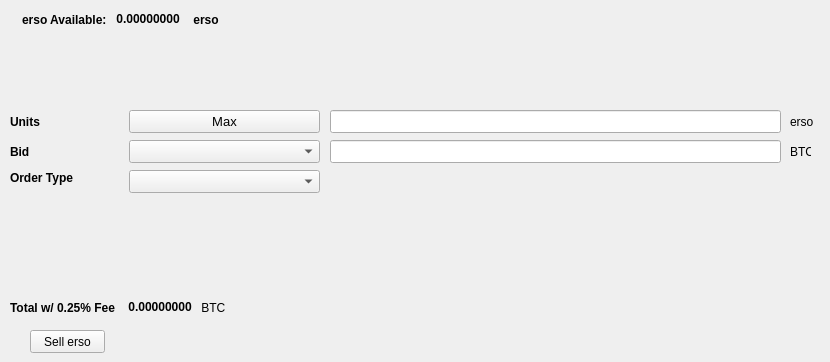
   <widget class="QWidget" name="SellTab">
    <attribute name="title">
     <string>Sell</string>
    </attribute>
    <widget class="QLabel" name="label_16">
     <property name="geometry">
      <rect>
       <x>790</x>
       <y>140</y>
       <width>21</width>
       <height>23</height>
      </rect>
     </property>
     <property name="text">
      <string>BTC</string>
     </property>
    </widget>
    <widget class="QComboBox" name="SellBidcomboBox">
     <property name="geometry">
      <rect>
       <x>129</x>
       <y>140</y>
       <width>191</width>
       <height>23</height>
      </rect>
     </property>
     <property name="font">
      <font>
       <pointsize>10</pointsize>
      </font>
     </property>
    </widget>
    <widget class="QLabel" name="label_18">
     <property name="geometry">
      <rect>
       <x>10</x>
       <y>110</y>
       <width>46</width>
       <height>23</height>
      </rect>
     </property>
     <property name="font">
      <font>
       <weight>75</weight>
       <bold>true</bold>
      </font>
     </property>
     <property name="text">
      <string>Units</string>
     </property>
    </widget>
    <widget class="QPushButton" name="Sell_Max_Amount">
     <property name="geometry">
      <rect>
       <x>129</x>
       <y>110</y>
       <width>191</width>
       <height>23</height>
      </rect>
     </property>
     <property name="font">
      <font>
       <pointsize>10</pointsize>
      </font>
     </property>
     <property name="text">
      <string>Max</string>
     </property>
    </widget>
    <widget class="QLabel" name="label_20">
     <property name="geometry">
      <rect>
       <x>10</x>
       <y>170</y>
       <width>71</width>
       <height>16</height>
      </rect>
     </property>
     <property name="font">
      <font>
       <weight>75</weight>
       <bold>true</bold>
      </font>
     </property>
     <property name="text">
      <string>Order Type</string>
     </property>
    </widget>
    <widget class="QComboBox" name="SellOrdertypeCombo">
     <property name="geometry">
      <rect>
       <x>129</x>
       <y>170</y>
       <width>191</width>
       <height>23</height>
      </rect>
     </property>
     <property name="font">
      <font>
       <pointsize>10</pointsize>
      </font>
     </property>
    </widget>
    <widget class="QLabel" name="label_21">
     <property name="geometry">
      <rect>
       <x>10</x>
       <y>140</y>
       <width>46</width>
       <height>23</height>
      </rect>
     </property>
     <property name="font">
      <font>
       <weight>75</weight>
       <bold>true</bold>
      </font>
     </property>
     <property name="text">
      <string>Bid</string>
     </property>
    </widget>
    <widget class="QLabel" name="label_22">
     <property name="geometry">
      <rect>
       <x>790</x>
       <y>110</y>
       <width>31</width>
       <height>23</height>
      </rect>
     </property>
     <property name="text">
      <string>erso</string>
     </property>
    </widget>
    <widget class="QLineEdit" name="UnitsInputerso">
     <property name="geometry">
      <rect>
       <x>330</x>
       <y>110</y>
       <width>451</width>
       <height>23</height>
      </rect>
     </property>
     <property name="font">
      <font>
       <pointsize>9</pointsize>
       <weight>75</weight>
       <bold>true</bold>
      </font>
     </property>
    </widget>
    <widget class="QLineEdit" name="SellBidPriceEdit">
     <property name="geometry">
      <rect>
       <x>330</x>
       <y>140</y>
       <width>451</width>
       <height>23</height>
      </rect>
     </property>
     <property name="font">
      <font>
       <pointsize>9</pointsize>
       <weight>75</weight>
       <bold>true</bold>
      </font>
     </property>
    </widget>
    <widget class="QPushButton" name="SellersoBTN">
     <property name="geometry">
      <rect>
       <x>30</x>
       <y>330</y>
       <width>75</width>
       <height>23</height>
      </rect>
     </property>
     <property name="text">
      <string>Sell erso</string>
     </property>
    </widget>
    <widget class="QWidget" name="layoutWidget">
     <property name="geometry">
      <rect>
       <x>22</x>
       <y>12</y>
       <width>200</width>
       <height>15</height>
      </rect>
     </property>
     <layout class="QHBoxLayout" name="horizontalLayout">
      <item>
       <widget class="QLabel" name="label232_2">
        <property name="font">
         <font>
          <weight>75</weight>
          <bold>true</bold>
         </font>
        </property>
        <property name="text">
         <string>erso Available:</string>
        </property>
       </widget>
      </item>
      <item>
       <widget class="QLabel" name="ersoAvailableLabel">
        <property name="palette">
         <palette>
          <active>
           <colorrole role="WindowText">
            <brush brushstyle="SolidPattern">
             <color alpha="255">
              <red>0</red>
              <green>0</green>
              <blue>0</blue>
             </color>
            </brush>
           </colorrole>
           <colorrole role="Button">
            <brush brushstyle="SolidPattern">
             <color alpha="255">
              <red>0</red>
              <green>170</green>
              <blue>0</blue>
             </color>
            </brush>
           </colorrole>
           <colorrole role="Light">
            <brush brushstyle="SolidPattern">
             <color alpha="255">
              <red>0</red>
              <green>255</green>
              <blue>0</blue>
             </color>
            </brush>
           </colorrole>
           <colorrole role="Midlight">
            <brush brushstyle="SolidPattern">
             <color alpha="255">
              <red>0</red>
              <green>212</green>
              <blue>0</blue>
             </color>
            </brush>
           </colorrole>
           <colorrole role="Dark">
            <brush brushstyle="SolidPattern">
             <color alpha="255">
              <red>0</red>
              <green>85</green>
              <blue>0</blue>
             </color>
            </brush>
           </colorrole>
           <colorrole role="Mid">
            <brush brushstyle="SolidPattern">
             <color alpha="255">
              <red>0</red>
              <green>113</green>
              <blue>0</blue>
             </color>
            </brush>
           </colorrole>
           <colorrole role="Text">
            <brush brushstyle="SolidPattern">
             <color alpha="255">
              <red>0</red>
              <green>170</green>
              <blue>0</blue>
             </color>
            </brush>
           </colorrole>
           <colorrole role="BrightText">
            <brush brushstyle="SolidPattern">
             <color alpha="255">
              <red>255</red>
              <green>255</green>
              <blue>255</blue>
             </color>
            </brush>
           </colorrole>
           <colorrole role="ButtonText">
            <brush brushstyle="SolidPattern">
             <color alpha="255">
              <red>0</red>
              <green>0</green>
              <blue>0</blue>
             </color>
            </brush>
           </colorrole>
           <colorrole role="Base">
            <brush brushstyle="SolidPattern">
             <color alpha="255">
              <red>255</red>
              <green>255</green>
              <blue>255</blue>
             </color>
            </brush>
           </colorrole>
           <colorrole role="Window">
            <brush brushstyle="SolidPattern">
             <color alpha="255">
              <red>0</red>
              <green>170</green>
              <blue>0</blue>
             </color>
            </brush>
           </colorrole>
           <colorrole role="Shadow">
            <brush brushstyle="SolidPattern">
             <color alpha="255">
              <red>0</red>
              <green>0</green>
              <blue>0</blue>
             </color>
            </brush>
           </colorrole>
           <colorrole role="AlternateBase">
            <brush brushstyle="SolidPattern">
             <color alpha="255">
              <red>127</red>
              <green>212</green>
              <blue>127</blue>
             </color>
            </brush>
           </colorrole>
           <colorrole role="ToolTipBase">
            <brush brushstyle="SolidPattern">
             <color alpha="255">
              <red>255</red>
              <green>255</green>
              <blue>220</blue>
             </color>
            </brush>
           </colorrole>
           <colorrole role="ToolTipText">
            <brush brushstyle="SolidPattern">
             <color alpha="255">
              <red>0</red>
              <green>0</green>
              <blue>0</blue>
             </color>
            </brush>
           </colorrole>
          </active>
          <inactive>
           <colorrole role="WindowText">
            <brush brushstyle="SolidPattern">
             <color alpha="255">
              <red>0</red>
              <green>0</green>
              <blue>0</blue>
             </color>
            </brush>
           </colorrole>
           <colorrole role="Button">
            <brush brushstyle="SolidPattern">
             <color alpha="255">
              <red>0</red>
              <green>170</green>
              <blue>0</blue>
             </color>
            </brush>
           </colorrole>
           <colorrole role="Light">
            <brush brushstyle="SolidPattern">
             <color alpha="255">
              <red>0</red>
              <green>255</green>
              <blue>0</blue>
             </color>
            </brush>
           </colorrole>
           <colorrole role="Midlight">
            <brush brushstyle="SolidPattern">
             <color alpha="255">
              <red>0</red>
              <green>212</green>
              <blue>0</blue>
             </color>
            </brush>
           </colorrole>
           <colorrole role="Dark">
            <brush brushstyle="SolidPattern">
             <color alpha="255">
              <red>0</red>
              <green>85</green>
              <blue>0</blue>
             </color>
            </brush>
           </colorrole>
           <colorrole role="Mid">
            <brush brushstyle="SolidPattern">
             <color alpha="255">
              <red>0</red>
              <green>113</green>
              <blue>0</blue>
             </color>
            </brush>
           </colorrole>
           <colorrole role="Text">
            <brush brushstyle="SolidPattern">
             <color alpha="255">
              <red>0</red>
              <green>170</green>
              <blue>0</blue>
             </color>
            </brush>
           </colorrole>
           <colorrole role="BrightText">
            <brush brushstyle="SolidPattern">
             <color alpha="255">
              <red>255</red>
              <green>255</green>
              <blue>255</blue>
             </color>
            </brush>
           </colorrole>
           <colorrole role="ButtonText">
            <brush brushstyle="SolidPattern">
             <color alpha="255">
              <red>0</red>
              <green>0</green>
              <blue>0</blue>
             </color>
            </brush>
           </colorrole>
           <colorrole role="Base">
            <brush brushstyle="SolidPattern">
             <color alpha="255">
              <red>255</red>
              <green>255</green>
              <blue>255</blue>
             </color>
            </brush>
           </colorrole>
           <colorrole role="Window">
            <brush brushstyle="SolidPattern">
             <color alpha="255">
              <red>0</red>
              <green>170</green>
              <blue>0</blue>
             </color>
            </brush>
           </colorrole>
           <colorrole role="Shadow">
            <brush brushstyle="SolidPattern">
             <color alpha="255">
              <red>0</red>
              <green>0</green>
              <blue>0</blue>
             </color>
            </brush>
           </colorrole>
           <colorrole role="AlternateBase">
            <brush brushstyle="SolidPattern">
             <color alpha="255">
              <red>127</red>
              <green>212</green>
              <blue>127</blue>
             </color>
            </brush>
           </colorrole>
           <colorrole role="ToolTipBase">
            <brush brushstyle="SolidPattern">
             <color alpha="255">
              <red>255</red>
              <green>255</green>
              <blue>220</blue>
             </color>
            </brush>
           </colorrole>
           <colorrole role="ToolTipText">
            <brush brushstyle="SolidPattern">
             <color alpha="255">
              <red>0</red>
              <green>0</green>
              <blue>0</blue>
             </color>
            </brush>
           </colorrole>
          </inactive>
          <disabled>
           <colorrole role="WindowText">
            <brush brushstyle="SolidPattern">
             <color alpha="255">
              <red>0</red>
              <green>85</green>
              <blue>0</blue>
             </color>
            </brush>
           </colorrole>
           <colorrole role="Button">
            <brush brushstyle="SolidPattern">
             <color alpha="255">
              <red>0</red>
              <green>170</green>
              <blue>0</blue>
             </color>
            </brush>
           </colorrole>
           <colorrole role="Light">
            <brush brushstyle="SolidPattern">
             <color alpha="255">
              <red>0</red>
              <green>255</green>
              <blue>0</blue>
             </color>
            </brush>
           </colorrole>
           <colorrole role="Midlight">
            <brush brushstyle="SolidPattern">
             <color alpha="255">
              <red>0</red>
              <green>212</green>
              <blue>0</blue>
             </color>
            </brush>
           </colorrole>
           <colorrole role="Dark">
            <brush brushstyle="SolidPattern">
             <color alpha="255">
              <red>0</red>
              <green>85</green>
              <blue>0</blue>
             </color>
            </brush>
           </colorrole>
           <colorrole role="Mid">
            <brush brushstyle="SolidPattern">
             <color alpha="255">
              <red>0</red>
              <green>113</green>
              <blue>0</blue>
             </color>
            </brush>
           </colorrole>
           <colorrole role="Text">
            <brush brushstyle="SolidPattern">
             <color alpha="255">
              <red>0</red>
              <green>85</green>
              <blue>0</blue>
             </color>
            </brush>
           </colorrole>
           <colorrole role="BrightText">
            <brush brushstyle="SolidPattern">
             <color alpha="255">
              <red>255</red>
              <green>255</green>
              <blue>255</blue>
             </color>
            </brush>
           </colorrole>
           <colorrole role="ButtonText">
            <brush brushstyle="SolidPattern">
             <color alpha="255">
              <red>0</red>
              <green>85</green>
              <blue>0</blue>
             </color>
            </brush>
           </colorrole>
           <colorrole role="Base">
            <brush brushstyle="SolidPattern">
             <color alpha="255">
              <red>0</red>
              <green>170</green>
              <blue>0</blue>
             </color>
            </brush>
           </colorrole>
           <colorrole role="Window">
            <brush brushstyle="SolidPattern">
             <color alpha="255">
              <red>0</red>
              <green>170</green>
              <blue>0</blue>
             </color>
            </brush>
           </colorrole>
           <colorrole role="Shadow">
            <brush brushstyle="SolidPattern">
             <color alpha="255">
              <red>0</red>
              <green>0</green>
              <blue>0</blue>
             </color>
            </brush>
           </colorrole>
           <colorrole role="AlternateBase">
            <brush brushstyle="SolidPattern">
             <color alpha="255">
              <red>0</red>
              <green>170</green>
              <blue>0</blue>
             </color>
            </brush>
           </colorrole>
           <colorrole role="ToolTipBase">
            <brush brushstyle="SolidPattern">
             <color alpha="255">
              <red>255</red>
              <green>255</green>
              <blue>220</blue>
             </color>
            </brush>
           </colorrole>
           <colorrole role="ToolTipText">
            <brush brushstyle="SolidPattern">
             <color alpha="255">
              <red>0</red>
              <green>0</green>
              <blue>0</blue>
             </color>
            </brush>
           </colorrole>
          </disabled>
         </palette>
        </property>
        <property name="font">
         <font>
          <weight>75</weight>
          <bold>true</bold>
         </font>
        </property>
        <property name="text">
         <string> 0.00000000 </string>
        </property>
        <property name="textInteractionFlags">
         <set>Qt::LinksAccessibleByMouse|Qt::TextSelectableByKeyboard|Qt::TextSelectableByMouse</set>
        </property>
       </widget>
      </item>
      <item>
       <widget class="QLabel" name="labelerso">
        <property name="font">
         <font>
          <weight>75</weight>
          <bold>true</bold>
         </font>
        </property>
        <property name="text">
         <string> erso</string>
        </property>
       </widget>
      </item>
     </layout>
    </widget>
    <widget class="QWidget" name="layoutWidget">
     <property name="geometry">
      <rect>
       <x>10</x>
       <y>300</y>
       <width>218</width>
       <height>15</height>
      </rect>
     </property>
     <layout class="QHBoxLayout" name="horizontalLayout_2">
      <item>
       <widget class="QLabel" name="label_19">
        <property name="font">
         <font>
          <weight>75</weight>
          <bold>true</bold>
         </font>
        </property>
        <property name="text">
         <string>Total w/ 0.25% Fee </string>
        </property>
       </widget>
      </item>
      <item>
       <widget class="QLabel" name="SellCostLabel">
        <property name="palette">
         <palette>
          <active>
           <colorrole role="WindowText">
            <brush brushstyle="SolidPattern">
             <color alpha="255">
              <red>0</red>
              <green>0</green>
              <blue>0</blue>
             </color>
            </brush>
           </colorrole>
           <colorrole role="Button">
            <brush brushstyle="SolidPattern">
             <color alpha="255">
              <red>0</red>
              <green>170</green>
              <blue>0</blue>
             </color>
            </brush>
           </colorrole>
           <colorrole role="Light">
            <brush brushstyle="SolidPattern">
             <color alpha="255">
              <red>0</red>
              <green>255</green>
              <blue>0</blue>
             </color>
            </brush>
           </colorrole>
           <colorrole role="Midlight">
            <brush brushstyle="SolidPattern">
             <color alpha="255">
              <red>0</red>
              <green>212</green>
              <blue>0</blue>
             </color>
            </brush>
           </colorrole>
           <colorrole role="Dark">
            <brush brushstyle="SolidPattern">
             <color alpha="255">
              <red>0</red>
              <green>85</green>
              <blue>0</blue>
             </color>
            </brush>
           </colorrole>
           <colorrole role="Mid">
            <brush brushstyle="SolidPattern">
             <color alpha="255">
              <red>0</red>
              <green>113</green>
              <blue>0</blue>
             </color>
            </brush>
           </colorrole>
           <colorrole role="Text">
            <brush brushstyle="SolidPattern">
             <color alpha="255">
              <red>0</red>
              <green>170</green>
              <blue>0</blue>
             </color>
            </brush>
           </colorrole>
           <colorrole role="BrightText">
            <brush brushstyle="SolidPattern">
             <color alpha="255">
              <red>255</red>
              <green>255</green>
              <blue>255</blue>
             </color>
            </brush>
           </colorrole>
           <colorrole role="ButtonText">
            <brush brushstyle="SolidPattern">
             <color alpha="255">
              <red>0</red>
              <green>0</green>
              <blue>0</blue>
             </color>
            </brush>
           </colorrole>
           <colorrole role="Base">
            <brush brushstyle="SolidPattern">
             <color alpha="255">
              <red>255</red>
              <green>255</green>
              <blue>255</blue>
             </color>
            </brush>
           </colorrole>
           <colorrole role="Window">
            <brush brushstyle="SolidPattern">
             <color alpha="255">
              <red>0</red>
              <green>170</green>
              <blue>0</blue>
             </color>
            </brush>
           </colorrole>
           <colorrole role="Shadow">
            <brush brushstyle="SolidPattern">
             <color alpha="255">
              <red>0</red>
              <green>0</green>
              <blue>0</blue>
             </color>
            </brush>
           </colorrole>
           <colorrole role="AlternateBase">
            <brush brushstyle="SolidPattern">
             <color alpha="255">
              <red>127</red>
              <green>212</green>
              <blue>127</blue>
             </color>
            </brush>
           </colorrole>
           <colorrole role="ToolTipBase">
            <brush brushstyle="SolidPattern">
             <color alpha="255">
              <red>255</red>
              <green>255</green>
              <blue>220</blue>
             </color>
            </brush>
           </colorrole>
           <colorrole role="ToolTipText">
            <brush brushstyle="SolidPattern">
             <color alpha="255">
              <red>0</red>
              <green>0</green>
              <blue>0</blue>
             </color>
            </brush>
           </colorrole>
          </active>
          <inactive>
           <colorrole role="WindowText">
            <brush brushstyle="SolidPattern">
             <color alpha="255">
              <red>0</red>
              <green>0</green>
              <blue>0</blue>
             </color>
            </brush>
           </colorrole>
           <colorrole role="Button">
            <brush brushstyle="SolidPattern">
             <color alpha="255">
              <red>0</red>
              <green>170</green>
              <blue>0</blue>
             </color>
            </brush>
           </colorrole>
           <colorrole role="Light">
            <brush brushstyle="SolidPattern">
             <color alpha="255">
              <red>0</red>
              <green>255</green>
              <blue>0</blue>
             </color>
            </brush>
           </colorrole>
           <colorrole role="Midlight">
            <brush brushstyle="SolidPattern">
             <color alpha="255">
              <red>0</red>
              <green>212</green>
              <blue>0</blue>
             </color>
            </brush>
           </colorrole>
           <colorrole role="Dark">
            <brush brushstyle="SolidPattern">
             <color alpha="255">
              <red>0</red>
              <green>85</green>
              <blue>0</blue>
             </color>
            </brush>
           </colorrole>
           <colorrole role="Mid">
            <brush brushstyle="SolidPattern">
             <color alpha="255">
              <red>0</red>
              <green>113</green>
              <blue>0</blue>
             </color>
            </brush>
           </colorrole>
           <colorrole role="Text">
            <brush brushstyle="SolidPattern">
             <color alpha="255">
              <red>0</red>
              <green>170</green>
              <blue>0</blue>
             </color>
            </brush>
           </colorrole>
           <colorrole role="BrightText">
            <brush brushstyle="SolidPattern">
             <color alpha="255">
              <red>255</red>
              <green>255</green>
              <blue>255</blue>
             </color>
            </brush>
           </colorrole>
           <colorrole role="ButtonText">
            <brush brushstyle="SolidPattern">
             <color alpha="255">
              <red>0</red>
              <green>0</green>
              <blue>0</blue>
             </color>
            </brush>
           </colorrole>
           <colorrole role="Base">
            <brush brushstyle="SolidPattern">
             <color alpha="255">
              <red>255</red>
              <green>255</green>
              <blue>255</blue>
             </color>
            </brush>
           </colorrole>
           <colorrole role="Window">
            <brush brushstyle="SolidPattern">
             <color alpha="255">
              <red>0</red>
              <green>170</green>
              <blue>0</blue>
             </color>
            </brush>
           </colorrole>
           <colorrole role="Shadow">
            <brush brushstyle="SolidPattern">
             <color alpha="255">
              <red>0</red>
              <green>0</green>
              <blue>0</blue>
             </color>
            </brush>
           </colorrole>
           <colorrole role="AlternateBase">
            <brush brushstyle="SolidPattern">
             <color alpha="255">
              <red>127</red>
              <green>212</green>
              <blue>127</blue>
             </color>
            </brush>
           </colorrole>
           <colorrole role="ToolTipBase">
            <brush brushstyle="SolidPattern">
             <color alpha="255">
              <red>255</red>
              <green>255</green>
              <blue>220</blue>
             </color>
            </brush>
           </colorrole>
           <colorrole role="ToolTipText">
            <brush brushstyle="SolidPattern">
             <color alpha="255">
              <red>0</red>
              <green>0</green>
              <blue>0</blue>
             </color>
            </brush>
           </colorrole>
          </inactive>
          <disabled>
           <colorrole role="WindowText">
            <brush brushstyle="SolidPattern">
             <color alpha="255">
              <red>0</red>
              <green>85</green>
              <blue>0</blue>
             </color>
            </brush>
           </colorrole>
           <colorrole role="Button">
            <brush brushstyle="SolidPattern">
             <color alpha="255">
              <red>0</red>
              <green>170</green>
              <blue>0</blue>
             </color>
            </brush>
           </colorrole>
           <colorrole role="Light">
            <brush brushstyle="SolidPattern">
             <color alpha="255">
              <red>0</red>
              <green>255</green>
              <blue>0</blue>
             </color>
            </brush>
           </colorrole>
           <colorrole role="Midlight">
            <brush brushstyle="SolidPattern">
             <color alpha="255">
              <red>0</red>
              <green>212</green>
              <blue>0</blue>
             </color>
            </brush>
           </colorrole>
           <colorrole role="Dark">
            <brush brushstyle="SolidPattern">
             <color alpha="255">
              <red>0</red>
              <green>85</green>
              <blue>0</blue>
             </color>
            </brush>
           </colorrole>
           <colorrole role="Mid">
            <brush brushstyle="SolidPattern">
             <color alpha="255">
              <red>0</red>
              <green>113</green>
              <blue>0</blue>
             </color>
            </brush>
           </colorrole>
           <colorrole role="Text">
            <brush brushstyle="SolidPattern">
             <color alpha="255">
              <red>0</red>
              <green>85</green>
              <blue>0</blue>
             </color>
            </brush>
           </colorrole>
           <colorrole role="BrightText">
            <brush brushstyle="SolidPattern">
             <color alpha="255">
              <red>255</red>
              <green>255</green>
              <blue>255</blue>
             </color>
            </brush>
           </colorrole>
           <colorrole role="ButtonText">
            <brush brushstyle="SolidPattern">
             <color alpha="255">
              <red>0</red>
              <green>85</green>
              <blue>0</blue>
             </color>
            </brush>
           </colorrole>
           <colorrole role="Base">
            <brush brushstyle="SolidPattern">
             <color alpha="255">
              <red>0</red>
              <green>170</green>
              <blue>0</blue>
             </color>
            </brush>
           </colorrole>
           <colorrole role="Window">
            <brush brushstyle="SolidPattern">
             <color alpha="255">
              <red>0</red>
              <green>170</green>
              <blue>0</blue>
             </color>
            </brush>
           </colorrole>
           <colorrole role="Shadow">
            <brush brushstyle="SolidPattern">
             <color alpha="255">
              <red>0</red>
              <green>0</green>
              <blue>0</blue>
             </color>
            </brush>
           </colorrole>
           <colorrole role="AlternateBase">
            <brush brushstyle="SolidPattern">
             <color alpha="255">
              <red>0</red>
              <green>170</green>
              <blue>0</blue>
             </color>
            </brush>
           </colorrole>
           <colorrole role="ToolTipBase">
            <brush brushstyle="SolidPattern">
             <color alpha="255">
              <red>255</red>
              <green>255</green>
              <blue>220</blue>
             </color>
            </brush>
           </colorrole>
           <colorrole role="ToolTipText">
            <brush brushstyle="SolidPattern">
             <color alpha="255">
              <red>0</red>
              <green>0</green>
              <blue>0</blue>
             </color>
            </brush>
           </colorrole>
          </disabled>
         </palette>
        </property>
        <property name="font">
         <font>
          <weight>75</weight>
          <bold>true</bold>
         </font>
        </property>
        <property name="autoFillBackground">
         <bool>false</bool>
        </property>
        <property name="text">
         <string> 0.00000000</string>
        </property>
        <property name="textInteractionFlags">
         <set>Qt::LinksAccessibleByMouse|Qt::TextSelectableByMouse</set>
        </property>
       </widget>
      </item>
      <item>
       <widget class="QLabel" name="label_17">
        <property name="font">
         <font>
          <weight>50</weight>
          <bold>false</bold>
         </font>
        </property>
        <property name="text">
         <string> BTC</string>
        </property>
       </widget>
      </item>
     </layout>
    </widget>
   </widget>
